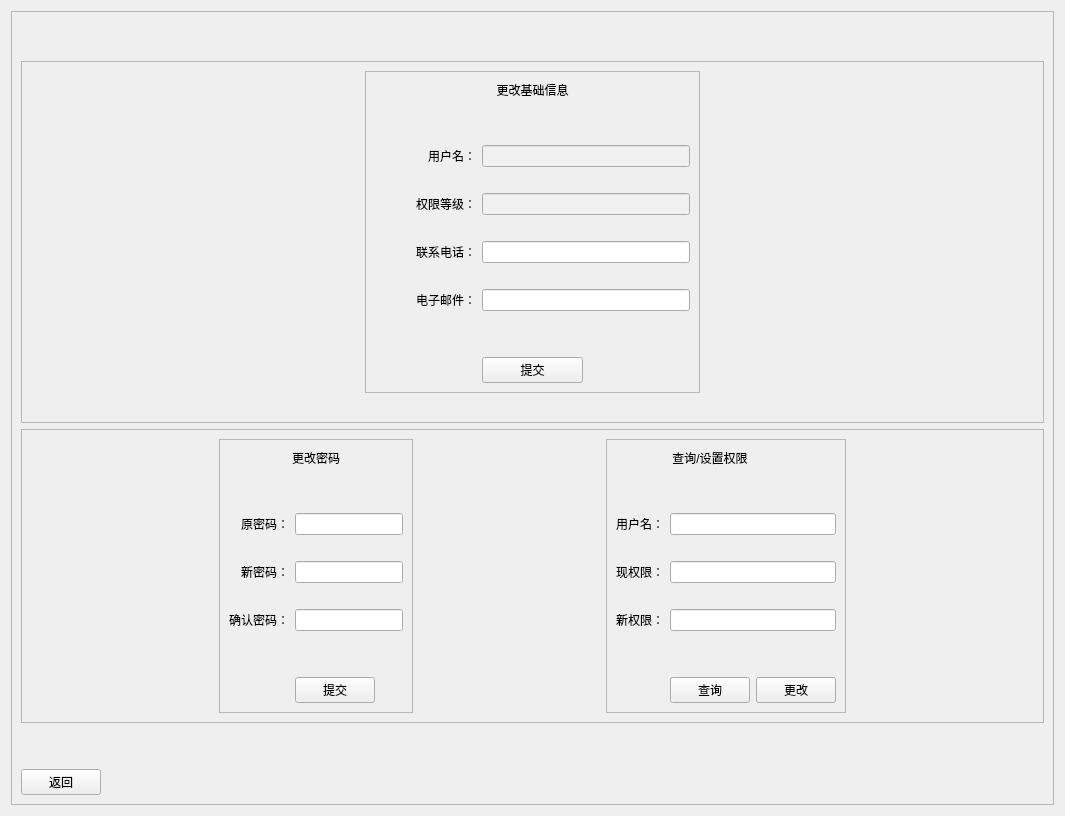
     <widget class="QWidget" name="userPage">
      <layout class="QGridLayout" name="gridLayout_5">
       <item row="1" column="0">
        <widget class="QFrame" name="frame">
         <property name="frameShape">
          <enum>QFrame::StyledPanel</enum>
         </property>
         <property name="frameShadow">
          <enum>QFrame::Raised</enum>
         </property>
         <layout class="QGridLayout" name="gridLayout_8">
          <item row="3" column="1">
           <spacer name="verticalSpacer_4">
            <property name="orientation">
             <enum>Qt::Vertical</enum>
            </property>
            <property name="sizeHint" stdset="0">
             <size>
              <width>20</width>
              <height>40</height>
             </size>
            </property>
           </spacer>
          </item>
          <item row="4" column="0">
           <widget class="QPushButton" name="userreturnButton_2">
            <property name="text">
             <string>返回</string>
            </property>
           </widget>
          </item>
          <item row="4" column="1" colspan="3">
           <spacer name="horizontalSpacer_4">
            <property name="orientation">
             <enum>Qt::Horizontal</enum>
            </property>
            <property name="sizeHint" stdset="0">
             <size>
              <width>937</width>
              <height>20</height>
             </size>
            </property>
           </spacer>
          </item>
          <item row="0" column="2">
           <spacer name="verticalSpacer_5">
            <property name="orientation">
             <enum>Qt::Vertical</enum>
            </property>
            <property name="sizeHint" stdset="0">
             <size>
              <width>20</width>
              <height>40</height>
             </size>
            </property>
           </spacer>
          </item>
          <item row="2" column="0" colspan="4">
           <widget class="QFrame" name="frame_7">
            <property name="frameShape">
             <enum>QFrame::StyledPanel</enum>
            </property>
            <property name="frameShadow">
             <enum>QFrame::Raised</enum>
            </property>
            <layout class="QGridLayout" name="gridLayout_7">
             <item row="1" column="3">
              <widget class="QFrame" name="frame_11">
               <property name="frameShape">
                <enum>QFrame::StyledPanel</enum>
               </property>
               <property name="frameShadow">
                <enum>QFrame::Raised</enum>
               </property>
               <layout class="QGridLayout" name="gridLayout_9">
                <item row="1" column="1">
                 <spacer name="verticalSpacer_10">
                  <property name="orientation">
                   <enum>Qt::Vertical</enum>
                  </property>
                  <property name="sizeHint" stdset="0">
                   <size>
                    <width>20</width>
                    <height>40</height>
                   </size>
                  </property>
                 </spacer>
                </item>
                <item row="8" column="1">
                 <widget class="QPushButton" name="inquiryButton">
                  <property name="text">
                   <string>查询</string>
                  </property>
                 </widget>
                </item>
                <item row="0" column="1">
                 <widget class="QLabel" name="label_23">
                  <property name="text">
                   <string>查询/设置权限</string>
                  </property>
                  <property name="alignment">
                   <set>Qt::AlignCenter</set>
                  </property>
                 </widget>
                </item>
                <item row="2" column="0">
                 <widget class="QLabel" name="label_24">
                  <property name="text">
                   <string>用户名：</string>
                  </property>
                  <property name="alignment">
                   <set>Qt::AlignRight|Qt::AlignTrailing|Qt::AlignVCenter</set>
                  </property>
                 </widget>
                </item>
                <item row="4" column="0">
                 <widget class="QLabel" name="label_25">
                  <property name="text">
                   <string>现权限：</string>
                  </property>
                  <property name="alignment">
                   <set>Qt::AlignRight|Qt::AlignTrailing|Qt::AlignVCenter</set>
                  </property>
                 </widget>
                </item>
                <item row="6" column="0">
                 <widget class="QLabel" name="label_26">
                  <property name="text">
                   <string>新权限：</string>
                  </property>
                  <property name="alignment">
                   <set>Qt::AlignRight|Qt::AlignTrailing|Qt::AlignVCenter</set>
                  </property>
                 </widget>
                </item>
                <item row="7" column="1">
                 <spacer name="verticalSpacer_11">
                  <property name="orientation">
                   <enum>Qt::Vertical</enum>
                  </property>
                  <property name="sizeHint" stdset="0">
                   <size>
                    <width>20</width>
                    <height>40</height>
                   </size>
                  </property>
                 </spacer>
                </item>
                <item row="8" column="2">
                 <widget class="QPushButton" name="permchangeButton">
                  <property name="text">
                   <string>更改</string>
                  </property>
                 </widget>
                </item>
                <item row="6" column="1" colspan="2">
                 <widget class="QLineEdit" name="setpermLine"/>
                </item>
                <item row="4" column="1" colspan="2">
                 <widget class="QLineEdit" name="permnowLine"/>
                </item>
                <item row="2" column="1" colspan="2">
                 <widget class="QLineEdit" name="pusernameLine"/>
                </item>
                <item row="3" column="1" colspan="2">
                 <spacer name="horizontalSpacer_24">
                  <property name="orientation">
                   <enum>Qt::Horizontal</enum>
                  </property>
                  <property name="sizeHint" stdset="0">
                   <size>
                    <width>40</width>
                    <height>20</height>
                   </size>
                  </property>
                 </spacer>
                </item>
                <item row="5" column="1" colspan="2">
                 <spacer name="horizontalSpacer_25">
                  <property name="orientation">
                   <enum>Qt::Horizontal</enum>
                  </property>
                  <property name="sizeHint" stdset="0">
                   <size>
                    <width>40</width>
                    <height>20</height>
                   </size>
                  </property>
                 </spacer>
                </item>
               </layout>
              </widget>
             </item>
             <item row="1" column="0">
              <spacer name="horizontalSpacer_16">
               <property name="orientation">
                <enum>Qt::Horizontal</enum>
               </property>
               <property name="sizeHint" stdset="0">
                <size>
                 <width>40</width>
                 <height>20</height>
                </size>
               </property>
              </spacer>
             </item>
             <item row="1" column="4">
              <spacer name="horizontalSpacer_18">
               <property name="orientation">
                <enum>Qt::Horizontal</enum>
               </property>
               <property name="sizeHint" stdset="0">
                <size>
                 <width>40</width>
                 <height>20</height>
                </size>
               </property>
              </spacer>
             </item>
             <item row="1" column="1">
              <widget class="QFrame" name="frame_10">
               <property name="frameShape">
                <enum>QFrame::StyledPanel</enum>
               </property>
               <property name="frameShadow">
                <enum>QFrame::Raised</enum>
               </property>
               <layout class="QGridLayout" name="gridLayout_17">
                <item row="0" column="0" colspan="3">
                 <widget class="QLabel" name="label_18">
                  <property name="text">
                   <string>更改密码</string>
                  </property>
                  <property name="alignment">
                   <set>Qt::AlignCenter</set>
                  </property>
                 </widget>
                </item>
                <item row="4" column="0">
                 <widget class="QLabel" name="label_20">
                  <property name="text">
                   <string>原密码：</string>
                  </property>
                  <property name="alignment">
                   <set>Qt::AlignRight|Qt::AlignTrailing|Qt::AlignVCenter</set>
                  </property>
                 </widget>
                </item>
                <item row="8" column="0">
                 <widget class="QLabel" name="label_22">
                  <property name="text">
                   <string>确认密码：</string>
                  </property>
                  <property name="alignment">
                   <set>Qt::AlignRight|Qt::AlignTrailing|Qt::AlignVCenter</set>
                  </property>
                 </widget>
                </item>
                <item row="7" column="1" colspan="2">
                 <spacer name="horizontalSpacer_23">
                  <property name="orientation">
                   <enum>Qt::Horizontal</enum>
                  </property>
                  <property name="sizeHint" stdset="0">
                   <size>
                    <width>40</width>
                    <height>20</height>
                   </size>
                  </property>
                 </spacer>
                </item>
                <item row="4" column="1" colspan="2">
                 <widget class="QLineEdit" name="oldpassLine_2">
                  <property name="echoMode">
                   <enum>QLineEdit::Password</enum>
                  </property>
                 </widget>
                </item>
                <item row="6" column="0">
                 <widget class="QLabel" name="label_19">
                  <property name="text">
                   <string>新密码：</string>
                  </property>
                  <property name="alignment">
                   <set>Qt::AlignRight|Qt::AlignTrailing|Qt::AlignVCenter</set>
                  </property>
                 </widget>
                </item>
                <item row="8" column="1" colspan="2">
                 <widget class="QLineEdit" name="newpass2Line_2">
                  <property name="echoMode">
                   <enum>QLineEdit::Password</enum>
                  </property>
                 </widget>
                </item>
                <item row="10" column="1">
                 <widget class="QPushButton" name="passsubmitButton_2">
                  <property name="text">
                   <string>提交</string>
                  </property>
                 </widget>
                </item>
                <item row="6" column="1" colspan="2">
                 <widget class="QLineEdit" name="newpassLine_2">
                  <property name="echoMode">
                   <enum>QLineEdit::Password</enum>
                  </property>
                 </widget>
                </item>
                <item row="1" column="1">
                 <spacer name="verticalSpacer_9">
                  <property name="orientation">
                   <enum>Qt::Vertical</enum>
                  </property>
                  <property name="sizeHint" stdset="0">
                   <size>
                    <width>20</width>
                    <height>40</height>
                   </size>
                  </property>
                 </spacer>
                </item>
                <item row="9" column="1">
                 <spacer name="verticalSpacer_8">
                  <property name="orientation">
                   <enum>Qt::Vertical</enum>
                  </property>
                  <property name="sizeHint" stdset="0">
                   <size>
                    <width>20</width>
                    <height>40</height>
                   </size>
                  </property>
                 </spacer>
                </item>
                <item row="5" column="1" colspan="2">
                 <spacer name="horizontalSpacer_17">
                  <property name="orientation">
                   <enum>Qt::Horizontal</enum>
                  </property>
                  <property name="sizeHint" stdset="0">
                   <size>
                    <width>40</width>
                    <height>20</height>
                   </size>
                  </property>
                 </spacer>
                </item>
               </layout>
              </widget>
             </item>
             <item row="1" column="2">
              <spacer name="horizontalSpacer_20">
               <property name="orientation">
                <enum>Qt::Horizontal</enum>
               </property>
               <property name="sizeHint" stdset="0">
                <size>
                 <width>40</width>
                 <height>20</height>
                </size>
               </property>
              </spacer>
             </item>
            </layout>
           </widget>
          </item>
          <item row="1" column="0" colspan="4">
           <widget class="QFrame" name="frame_9">
            <property name="frameShape">
             <enum>QFrame::StyledPanel</enum>
            </property>
            <property name="frameShadow">
             <enum>QFrame::Raised</enum>
            </property>
            <layout class="QGridLayout" name="gridLayout_15">
             <item row="0" column="1">
              <widget class="QFrame" name="frame_8">
               <property name="frameShape">
                <enum>QFrame::StyledPanel</enum>
               </property>
               <property name="frameShadow">
                <enum>QFrame::Raised</enum>
               </property>
               <layout class="QGridLayout" name="gridLayout_16">
                <item row="10" column="1" colspan="2">
                 <widget class="QLineEdit" name="newemailLine_2"/>
                </item>
                <item row="8" column="1" colspan="2">
                 <widget class="QLineEdit" name="newphoneLine_2"/>
                </item>
                <item row="7" column="1" colspan="2">
                 <spacer name="horizontalSpacer_10">
                  <property name="orientation">
                   <enum>Qt::Horizontal</enum>
                  </property>
                  <property name="sizeHint" stdset="0">
                   <size>
                    <width>40</width>
                    <height>20</height>
                   </size>
                  </property>
                 </spacer>
                </item>
                <item row="4" column="0">
                 <widget class="QLabel" name="label_16">
                  <property name="text">
                   <string>用户名：</string>
                  </property>
                  <property name="alignment">
                   <set>Qt::AlignRight|Qt::AlignTrailing|Qt::AlignVCenter</set>
                  </property>
                 </widget>
                </item>
                <item row="6" column="0">
                 <widget class="QLabel" name="label_14">
                  <property name="text">
                   <string>权限等级：</string>
                  </property>
                  <property name="alignment">
                   <set>Qt::AlignRight|Qt::AlignTrailing|Qt::AlignVCenter</set>
                  </property>
                 </widget>
                </item>
                <item row="8" column="0">
                 <widget class="QLabel" name="label_21">
                  <property name="text">
                   <string>联系电话：</string>
                  </property>
                  <property name="alignment">
                   <set>Qt::AlignRight|Qt::AlignTrailing|Qt::AlignVCenter</set>
                  </property>
                 </widget>
                </item>
                <item row="5" column="1" colspan="2">
                 <spacer name="horizontalSpacer_9">
                  <property name="orientation">
                   <enum>Qt::Horizontal</enum>
                  </property>
                  <property name="sizeHint" stdset="0">
                   <size>
                    <width>40</width>
                    <height>20</height>
                   </size>
                  </property>
                 </spacer>
                </item>
                <item row="6" column="1" colspan="2">
                 <widget class="QLineEdit" name="unpremisionLine_2">
                  <property name="palette">
                   <palette>
                    <active>
                     <colorrole role="Base">
                      <brush brushstyle="SolidPattern">
                       <color alpha="255">
                        <red>241</red>
                        <green>241</green>
                        <blue>241</blue>
                       </color>
                      </brush>
                     </colorrole>
                    </active>
                    <inactive>
                     <colorrole role="Base">
                      <brush brushstyle="SolidPattern">
                       <color alpha="255">
                        <red>241</red>
                        <green>241</green>
                        <blue>241</blue>
                       </color>
                      </brush>
                     </colorrole>
                    </inactive>
                    <disabled>
                     <colorrole role="Base">
                      <brush brushstyle="SolidPattern">
                       <color alpha="255">
                        <red>240</red>
                        <green>240</green>
                        <blue>240</blue>
                       </color>
                      </brush>
                     </colorrole>
                    </disabled>
                   </palette>
                  </property>
                  <property name="focusPolicy">
                   <enum>Qt::NoFocus</enum>
                  </property>
                  <property name="readOnly">
                   <bool>true</bool>
                  </property>
                 </widget>
                </item>
                <item row="11" column="1">
                 <spacer name="verticalSpacer_6">
                  <property name="orientation">
                   <enum>Qt::Vertical</enum>
                  </property>
                  <property name="sizeHint" stdset="0">
                   <size>
                    <width>20</width>
                    <height>40</height>
                   </size>
                  </property>
                 </spacer>
                </item>
                <item row="4" column="1" colspan="2">
                 <widget class="QLineEdit" name="unusernameLine_2">
                  <property name="palette">
                   <palette>
                    <active>
                     <colorrole role="Base">
                      <brush brushstyle="SolidPattern">
                       <color alpha="255">
                        <red>241</red>
                        <green>241</green>
                        <blue>241</blue>
                       </color>
                      </brush>
                     </colorrole>
                    </active>
                    <inactive>
                     <colorrole role="Base">
                      <brush brushstyle="SolidPattern">
                       <color alpha="255">
                        <red>241</red>
                        <green>241</green>
                        <blue>241</blue>
                       </color>
                      </brush>
                     </colorrole>
                    </inactive>
                    <disabled>
                     <colorrole role="Base">
                      <brush brushstyle="SolidPattern">
                       <color alpha="255">
                        <red>240</red>
                        <green>240</green>
                        <blue>240</blue>
                       </color>
                      </brush>
                     </colorrole>
                    </disabled>
                   </palette>
                  </property>
                  <property name="focusPolicy">
                   <enum>Qt::NoFocus</enum>
                  </property>
                  <property name="readOnly">
                   <bool>true</bool>
                  </property>
                 </widget>
                </item>
                <item row="9" column="1" colspan="2">
                 <spacer name="horizontalSpacer_13">
                  <property name="orientation">
                   <enum>Qt::Horizontal</enum>
                  </property>
                  <property name="sizeHint" stdset="0">
                   <size>
                    <width>40</width>
                    <height>20</height>
                   </size>
                  </property>
                 </spacer>
                </item>
                <item row="12" column="1">
                 <widget class="QPushButton" name="messsubmitButton_2">
                  <property name="text">
                   <string>提交</string>
                  </property>
                 </widget>
                </item>
                <item row="10" column="0">
                 <widget class="QLabel" name="label_17">
                  <property name="text">
                   <string>电子邮件：</string>
                  </property>
                  <property name="alignment">
                   <set>Qt::AlignRight|Qt::AlignTrailing|Qt::AlignVCenter</set>
                  </property>
                 </widget>
                </item>
                <item row="1" column="0" colspan="3">
                 <widget class="QLabel" name="label_15">
                  <property name="text">
                   <string>更改基础信息</string>
                  </property>
                  <property name="alignment">
                   <set>Qt::AlignCenter</set>
                  </property>
                 </widget>
                </item>
                <item row="2" column="1">
                 <spacer name="verticalSpacer_7">
                  <property name="orientation">
                   <enum>Qt::Vertical</enum>
                  </property>
                  <property name="sizeHint" stdset="0">
                   <size>
                    <width>20</width>
                    <height>40</height>
                   </size>
                  </property>
                 </spacer>
                </item>
               </layout>
              </widget>
             </item>
             <item row="1" column="1">
              <spacer name="horizontalSpacer_15">
               <property name="orientation">
                <enum>Qt::Horizontal</enum>
               </property>
               <property name="sizeHint" stdset="0">
                <size>
                 <width>40</width>
                 <height>20</height>
                </size>
               </property>
              </spacer>
             </item>
             <item row="1" column="0">
              <spacer name="horizontalSpacer_14">
               <property name="orientation">
                <enum>Qt::Horizontal</enum>
               </property>
               <property name="sizeHint" stdset="0">
                <size>
                 <width>40</width>
                 <height>20</height>
                </size>
               </property>
              </spacer>
             </item>
             <item row="1" column="2">
              <spacer name="horizontalSpacer_19">
               <property name="orientation">
                <enum>Qt::Horizontal</enum>
               </property>
               <property name="sizeHint" stdset="0">
                <size>
                 <width>40</width>
                 <height>20</height>
                </size>
               </property>
              </spacer>
             </item>
            </layout>
           </widget>
          </item>
         </layout>
        </widget>
       </item>
      </layout>
     </widget>
